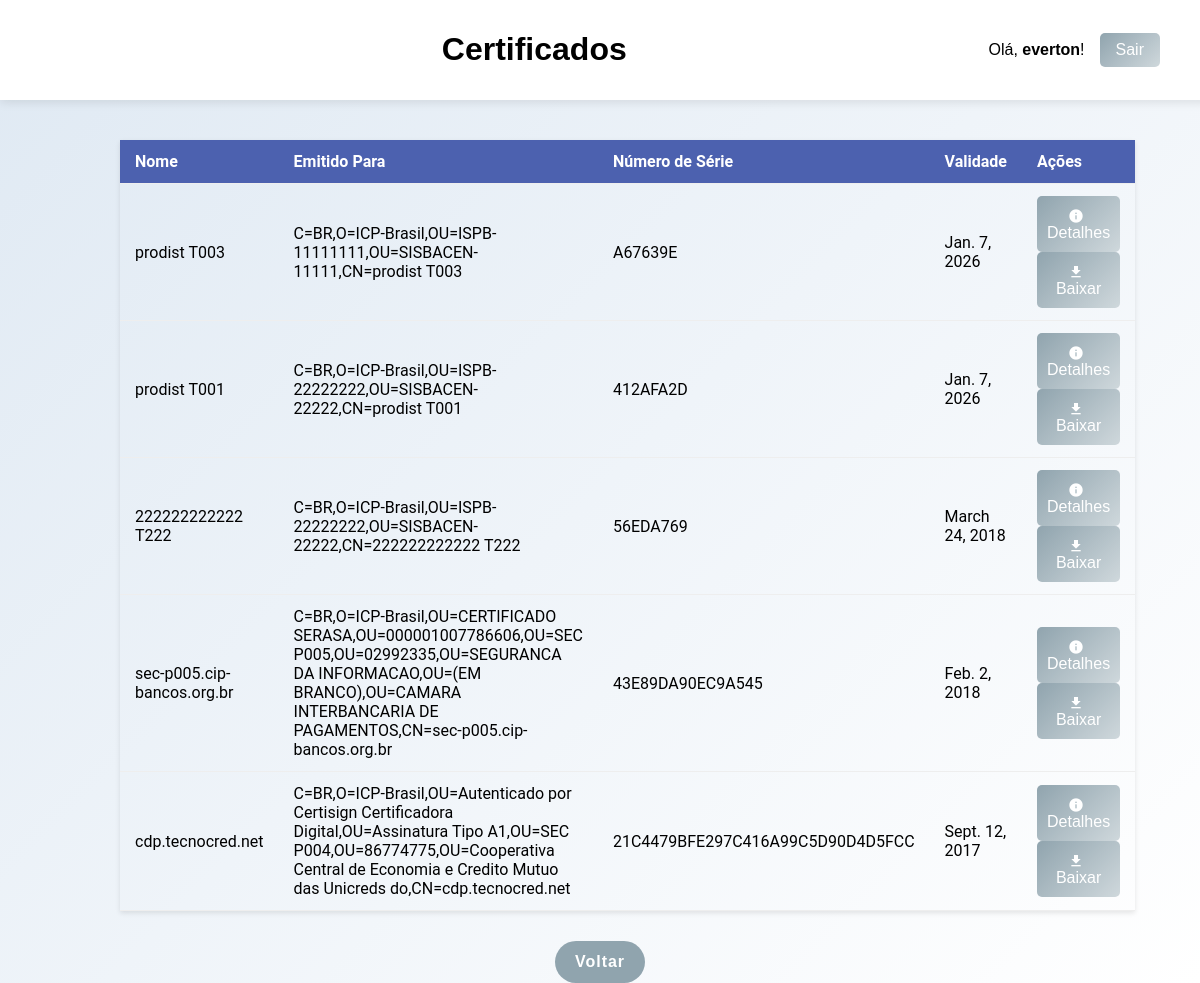
/certificados/ (signed in), run on the app's committed database.
### home/models.py (models this page shows, shortened)
class Certificado(models.Model):
    arquivo = models.FileField(upload_to='certificados/')
    nome = models.CharField(max_length=255)
    emitido_por = models.CharField(max_length=255)
    emitido_para = models.CharField(max_length=255)
    validade_inicio = models.DateField()
    validade_fim = models.DateField()
    numero_serie = models.CharField(max_length=255, unique=True)  # Mantém como texto, mas em formato HEX

### home/views/certificate_views.py (the view)
# urls.py: path("certificados/", views.certificate_views.listar_certificados, name="certificados"), # Rota para lista de certificados
def listar_certificados(request):
    certificados = Certificado.objects.all()
    return render(request, "home/certificados/certificados.html", {"certificados": certificados})

### home/templates/home/certificados/certificados.html (shortened to what this page needs)
<!DOCTYPE html>
<html lang="pt-br">
<head>
    {% load static %}
    <link rel="stylesheet" href="{% static 'home/css/styles.css' %}">
    <link href="https://fonts.googleapis.com/icon?family=Material+Icons" rel="stylesheet">  </head>
<body>
    <header class="header">
        <div class="header-container">
            <div class="logo">  </div> <h1>Certificados</h1>
            <div class="user-info">
                <p>Olá, <strong>{{ user.username }}</strong>!</p>
                <form action="{% url 'logout' %}" method="post">
                    <button type="submit" class="logout-btn">Sair</button>
                </form>
            </div>
        </div>
    </header>
    <main class="app-main">
        <div class="app-container">
            <table>
                <thead>
                    <tr>
                        <th>Nome</th>
                        <th>Emitido Para</th>
                        <th>Número de Série</th>
                        <th>Validade</th>
                        <th>Ações</th>
                    </tr>
                </thead>
                <tbody>
                    {% for certificado in certificados %}
                    <tr>
                        <td>{{ certificado.nome }}</td>
                        <td>{{ certificado.emitido_para }}</td>
                        <td>{{ certificado.numero_serie }}</td>
                        <td>{{ certificado.validade_fim }}</td>
                            <td>
                                <form method="GET" action="{% url 'detalhes_certificado' certificado.id %}" style="display:inline;">
                                    <button type="submit" class="btn btn-danger">
                                        <i class="material-icons">info</i> Detalhes
                                    </button>
                                </form>
                                <form method="GET" action="{% url 'download_certificado' certificado.pk %}" style="display:inline;">
                                    <button type="submit" class="btn btn-danger">
                                        <i class="material-icons">file_download</i> Baixar
                                    </button>
                                </form>
                            </td>
                    </tr>
                    {% endfor %}
                </tbody>
            </table>
        </div>
        <a href="javascript:history.back()" class="back-button">Voltar</a>
    </main>
</body>
</html>

### home/static/home/css/styles.css (style rules this page uses)
body { margin: 0; font-family: Arial, sans-serif; display: flex; flex-direction: column; align-items: center; background: linear-gradient(135deg, #dfe9f3, #ffffff); padding-top: 100px; min-height: 100vh; overflow-x: hidden; }
.header { width: 100%; background-color: #ffffff; box-shadow: 0 2px 10px rgba(0, 0, 0, 0.1); padding: 10px 20px; display: flex; justify-content: space-between; align-items: center; position: fixed; top: 0; left: 0; z-index: 1000; min-height: 50px; }
.header-container { width: 90%; margin: 0 auto; display: flex; justify-content: space-between; align-items: center; max-width: 1200px; }
.user-info { display: flex; align-items: center; gap: 15px; }
.logout-btn { background-color: #ff4d4d; color: white; border: none; padding: 8px 16px; border-radius: 5px; cursor: pointer; }
.app-main { text-align: center; width: 80%; margin-top: 20px; }
.app-container { display: grid; grid-template-columns: repeat(auto-fit, minmax(250px, 1fr)); gap: 20px; margin-top: 20px; }
.back-button { display: inline-block; background-color: #90a4ae; color: white; padding: 12px 20px; border-radius: 30px; text-decoration: none; margin-top: 30px; font-size: 16px; font-weight: bold; letter-spacing: 1px; transition: background-color 0.3s ease, transform 0.3s ease; }
button { width: 100%; padding: 10px; background: linear-gradient(135deg, #90a4ae, #cfd8dc); border: none; color: #37474f; font-size: 16px; border-radius: 5px; cursor: pointer; transition: 0.3s; }
table { width: 100%; border-collapse: collapse; font-family: 'Roboto', sans-serif; box-shadow: 0 2px 5px rgba(0, 0, 0, 0.1); }
th, td { padding: 12px 15px; text-align: left; border-bottom: 1px solid #eee; }
th { background-color: #4c61af; color: white; font-weight: 600; }
.btn i.material-icons { font-size: 16px; margin-right: 5px; vertical-align: middle; }
.btn-danger { background-color: #f44336; color: white; }

### data on the page
Certificado: nome "prodist T003", emitido_para "C=BR,O=ICP-Brasil,OU=ISPB-11111111,OU=SISBACEN-11111,CN=prodist T003", numero_serie "A67639E", validade_fim "Jan. 7, 2026"
Certificado: nome "prodist T001", emitido_para "C=BR,O=ICP-Brasil,OU=ISPB-22222222,OU=SISBACEN-22222,CN=prodist T001", numero_serie "412AFA2D", validade_fim "Jan. 7, 2026"
Certificado: nome "222222222222 T222", emitido_para "C=BR,O=ICP-Brasil,OU=ISPB-22222222,OU=SISBACEN-22222,CN=222222222222 T222", numero_serie "56EDA769", validade_fim "March 24, 2018"
Certificado: nome "sec-p005.cip-bancos.org.br", emitido_para "C=BR,O=ICP-Brasil,OU=CERTIFICADO SERASA,OU=000001007786606,OU=SEC P005,OU=02992335,OU=SEGURANCA DA INFORMACAO,OU=(EM BRANCO),OU=CAMARA INTERBANCARIA DE PAGAMENTOS,CN=sec-p005.cip-bancos.org.br", numero_serie "43E89DA90EC9A545", validade_fim "Feb. 2, 2018"
Certificado: nome "cdp.tecnocred.net", emitido_para "C=BR,O=ICP-Brasil,OU=Autenticado por Certisign Certificadora Digital,OU=Assinatura Tipo A1,OU=SEC P004,OU=86774775,OU=Cooperativa Central de Economia e Credito Mutuo das Unicreds do,CN=cdp.tecnocred.net", numero_serie "21C4479BFE297C416A99C5D90D4D5FCC", validade_fim "Sept. 12, 2017"

### other printed values
{{ user.username }} "everton"
